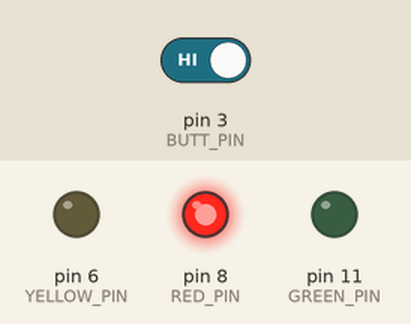
This sketch was run on a simulated Arduino Uno, built with avr-gcc and run on an emulated ATmega328P. Parts: output pins drawn as LEDs (lit = HIGH). Inputs (shaded band) come from the test bench; at power-on: pin 3 (BUTT_PIN) HIGH. What the sketch prints to the serial monitor is not drawn.

Above: at 1.2 s.
1.3 s: pin 3 (BUTT_PIN) driven LOW
At 11.4 s:
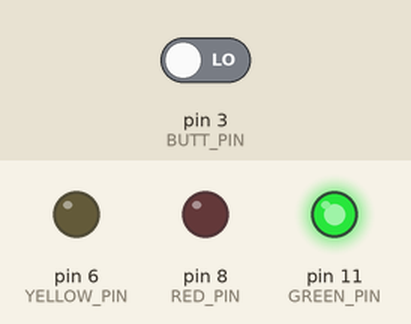
17.4 s: pin 3 (BUTT_PIN) driven HIGH
At 19.1 s:
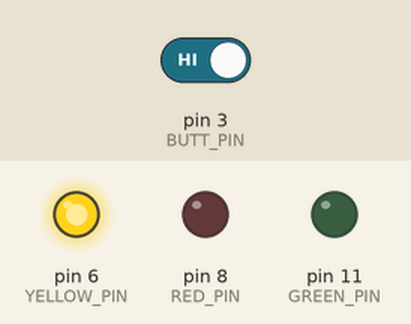
Timing chart, 0 to 32.5 s (numbered marks = the images above; inputs shaded):
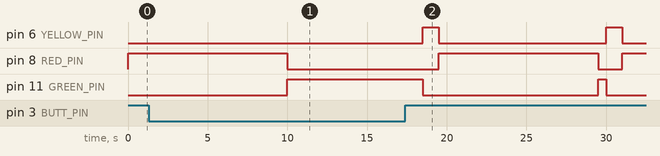

Measured:
- after the input at 1.3 s, pin 6 (YELLOW_PIN): stays LOW (without the input it goes to HIGH after 9.2 s); pin 8 (RED_PIN): goes on until 10.0 s, then stays LOW; pin 11 (GREEN_PIN): goes on until 10.0 s, then stays HIGH

The sketch:

P8_Traffic_Lights.ino
```cpp
#define RED_PIN 8
#define GREEN_PIN 11
#define YELLOW_PIN 6
#define BUTT_PIN 3

unsigned long lastTime = 0;
unsigned long greenRedTime = 10000;  // 10 seconds for red and green
unsigned long yellowTime = 5000;    // 5 seconds for yellow
unsigned long specialWaitTime = 3000; // 3 seconds to wait after the button press

boolean buttonPressed = false;
unsigned long buttonPressTime = 0;

void green_light(){
    // Counts for 10 seconds
    for (int i=0; i<10; i++){
        int buttonState = digitalRead(BUTT_PIN);
        // Serial.println(buttonState);
        // If the button wasn't pressed just wait for a 1s and re-take the loop (1s*10 -> 10s)
        if(buttonState == 0){
            Serial.print(i);
            delay(1000);
            Serial.print(", ");
        // Else if the button as pressed -> Wait for 500ms and then end the function to turn red allow crossing
        } else if (buttonState == 1){
            Serial.println("Someone is crossing ...");
            delay(500);
            return;
        }

    }
}

void setup() {
    Serial.begin(9600);
    pinMode(RED_PIN, OUTPUT);
    pinMode(YELLOW_PIN, OUTPUT);
    pinMode(GREEN_PIN, OUTPUT);
    pinMode(BUTT_PIN, INPUT_PULLUP); // Use internal pull-up resistor
}

void loop() {
    digitalWrite(RED_PIN, HIGH);
    delay(10000);
    digitalWrite(RED_PIN, LOW);

    digitalWrite(GREEN_PIN, HIGH);
    Serial.println("GREEN");
    green_light();

    digitalWrite(GREEN_PIN, LOW);
    Serial.println("YELLOW");

    digitalWrite(YELLOW_PIN, HIGH);
    delay(1000);
    digitalWrite(YELLOW_PIN, LOW);
    Serial.println("RED");

}
```
